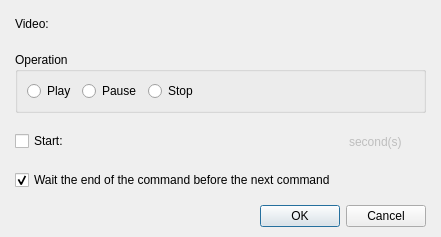
<?xml version="1.0" encoding="UTF-8"?>
<ui version="4.0">
 <class>DialogCommandPlayAVideo</class>
 <widget class="QDialog" name="DialogCommandPlayAVideo">
  <property name="geometry">
   <rect>
    <x>0</x>
    <y>0</y>
    <width>441</width>
    <height>232</height>
   </rect>
  </property>
  <property name="windowTitle">
   <string>Dialog</string>
  </property>
  <layout class="QGridLayout" name="gridLayout_2">
   <property name="leftMargin">
    <number>15</number>
   </property>
   <property name="topMargin">
    <number>10</number>
   </property>
   <property name="rightMargin">
    <number>15</number>
   </property>
   <property name="bottomMargin">
    <number>10</number>
   </property>
   <item row="0" column="0">
    <layout class="QVBoxLayout" name="verticalLayout_2" stretch="1,0">
     <property name="spacing">
      <number>15</number>
     </property>
     <item>
      <layout class="QVBoxLayout" name="verticalLayout">
       <item>
        <layout class="QHBoxLayout" name="horizontalLayout_2" stretch="0,0,1">
         <item>
          <widget class="QLabel" name="labelVideo">
           <property name="text">
            <string>Video:</string>
           </property>
          </widget>
         </item>
         <item>
          <widget class="WidgetVideo" name="widgetVideo" native="true">
           <property name="enabled">
            <bool>false</bool>
           </property>
           <property name="minimumSize">
            <size>
             <width>200</width>
             <height>27</height>
            </size>
           </property>
           <property name="maximumSize">
            <size>
             <width>200</width>
             <height>27</height>
            </size>
           </property>
          </widget>
         </item>
         <item>
          <spacer name="horizontalSpacer_2">
           <property name="orientation">
            <enum>Qt::Horizontal</enum>
           </property>
           <property name="sizeHint" stdset="0">
            <size>
             <width>40</width>
             <height>20</height>
            </size>
           </property>
          </spacer>
         </item>
        </layout>
       </item>
       <item>
        <widget class="QGroupBox" name="groupBoxOperation">
         <property name="title">
          <string>Operation</string>
         </property>
         <layout class="QGridLayout" name="gridLayout">
          <item row="0" column="0">
           <layout class="QHBoxLayout" name="horizontalLayout" stretch="0,0,0,1">
            <item>
             <widget class="QRadioButton" name="radioButtonPlay">
              <property name="text">
               <string>Play</string>
              </property>
             </widget>
            </item>
            <item>
             <widget class="QRadioButton" name="radioButtonPause">
              <property name="text">
               <string>Pause</string>
              </property>
             </widget>
            </item>
            <item>
             <widget class="QRadioButton" name="radioButtonStop">
              <property name="text">
               <string>Stop</string>
              </property>
             </widget>
            </item>
            <item>
             <spacer name="horizontalSpacer">
              <property name="orientation">
               <enum>Qt::Horizontal</enum>
              </property>
              <property name="sizeHint" stdset="0">
               <size>
                <width>40</width>
                <height>20</height>
               </size>
              </property>
             </spacer>
            </item>
           </layout>
          </item>
         </layout>
        </widget>
       </item>
       <item>
        <layout class="QHBoxLayout" name="horizontalLayout_3" stretch="0,0,0,1">
         <item>
          <widget class="QCheckBox" name="checkBoxStart">
           <property name="text">
            <string>Start:</string>
           </property>
          </widget>
         </item>
         <item>
          <widget class="PanelPrimitiveValue" name="panelPrimitiveStart" native="true">
           <property name="enabled">
            <bool>false</bool>
           </property>
           <property name="minimumSize">
            <size>
             <width>250</width>
             <height>27</height>
            </size>
           </property>
           <property name="maximumSize">
            <size>
             <width>250</width>
             <height>27</height>
            </size>
           </property>
          </widget>
         </item>
         <item>
          <widget class="QLabel" name="labelSeconds">
           <property name="enabled">
            <bool>false</bool>
           </property>
           <property name="text">
            <string>second(s)</string>
           </property>
          </widget>
         </item>
         <item>
          <spacer name="horizontalSpacer_3">
           <property name="orientation">
            <enum>Qt::Horizontal</enum>
           </property>
           <property name="sizeHint" stdset="0">
            <size>
             <width>40</width>
             <height>20</height>
            </size>
           </property>
          </spacer>
         </item>
        </layout>
       </item>
       <item>
        <widget class="QCheckBox" name="checkBoxWaitEnd">
         <property name="text">
          <string>Wait the end of the command before the next command</string>
         </property>
         <property name="checked">
          <bool>true</bool>
         </property>
        </widget>
       </item>
      </layout>
     </item>
     <item>
      <widget class="QDialogButtonBox" name="buttonBox">
       <property name="orientation">
        <enum>Qt::Horizontal</enum>
       </property>
       <property name="standardButtons">
        <set>QDialogButtonBox::Cancel|QDialogButtonBox::Ok</set>
       </property>
      </widget>
     </item>
    </layout>
   </item>
  </layout>
 </widget>
 <customwidgets>
  <customwidget>
   <class>PanelPrimitiveValue</class>
   <extends>QWidget</extends>
   <header>panelprimitivevalue.h</header>
   <container>1</container>
  </customwidget>
  <customwidget>
   <class>WidgetVideo</class>
   <extends>QWidget</extends>
   <header>widgetvideo.h</header>
   <container>1</container>
  </customwidget>
 </customwidgets>
 <resources/>
 <connections>
  <connection>
   <sender>buttonBox</sender>
   <signal>accepted()</signal>
   <receiver>DialogCommandPlayAVideo</receiver>
   <slot>accept()</slot>
   <hints>
    <hint type="sourcelabel">
     <x>248</x>
     <y>254</y>
    </hint>
    <hint type="destinationlabel">
     <x>157</x>
     <y>274</y>
    </hint>
   </hints>
  </connection>
  <connection>
   <sender>buttonBox</sender>
   <signal>rejected()</signal>
   <receiver>DialogCommandPlayAVideo</receiver>
   <slot>reject()</slot>
   <hints>
    <hint type="sourcelabel">
     <x>316</x>
     <y>260</y>
    </hint>
    <hint type="destinationlabel">
     <x>286</x>
     <y>274</y>
    </hint>
   </hints>
  </connection>
 </connections>
</ui>
